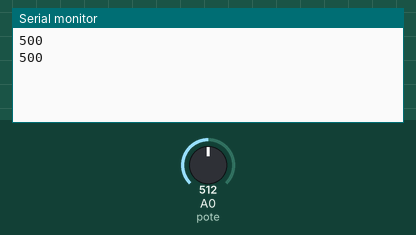
Bench run of a sketch on a simulated Arduino Uno, built with avr-gcc and run on an emulated ATmega328P. On the bench: the last lines printed to the serial monitor. The inputs (shaded band) are chosen by the test bench; at power-on: A0 (pote) = 512.

Above: at 1.8 s.
1.9 s: A0 (pote) set to 399
At 2.6 s:
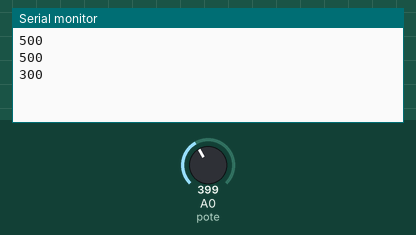
3.4 s: A0 (pote) set to 195
At 4.8 s:
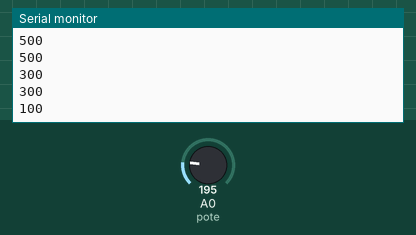
Timing chart, 0 to 6.4 s (numbered marks = the images above; inputs shaded):
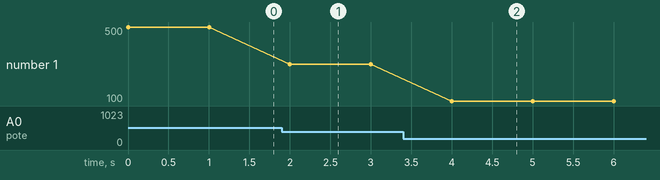

The sketch:

test_pote.ino
```cpp
// Numer analogowego pinu do którego podłączony jest potencjometr
#define pote A0
int time = 0;
int valPote = 0;
void setup()
{
  // Ustawienie komunikacji z komputerem na 57600 bodów
  Serial.begin(9600);


}

void loop()
{
  valPote = analogRead(pote);
        if(valPote >= 0 && valPote <205)
        {
          time = 100;
        }
        else  if(valPote >204 && valPote <409)
        {
          time = 300;
        }
        else  if(valPote >408 && valPote < 614)
        {
          time = 500;
        }
        else  if(valPote > 613 && valPote < 818)
        {
          time = 800;
        }
        else  if(valPote > 817 && valPote < 1030)
        {
          time = 1000;
        }
        Serial.println(time);
        delay(1000);
}
```

Measured:
- after the input at 1.9 s, the serial monitor: prints a new line after 0.10 s (image 1)
- after the input at 3.4 s, the serial monitor: prints a new line after 0.60 s (image 2)
- plotted number 1: 500 → 300 after the input at 1.9 s, 300 → 100 after the input at 3.4 s
